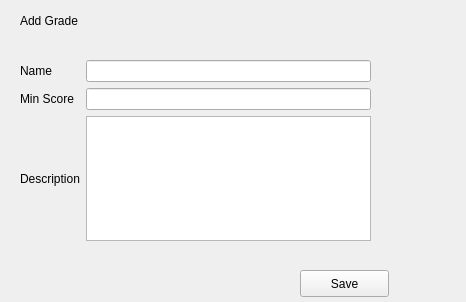
<?xml version="1.0" encoding="UTF-8"?>
<ui version="4.0">
 <class>Add_Grade</class>
 <widget class="QWidget" name="Add_Grade">
  <property name="geometry">
   <rect>
    <x>0</x>
    <y>0</y>
    <width>466</width>
    <height>302</height>
   </rect>
  </property>
  <property name="windowTitle">
   <string>Form</string>
  </property>
  <widget class="QLabel" name="label">
   <property name="geometry">
    <rect>
     <x>20</x>
     <y>10</y>
     <width>81</width>
     <height>21</height>
    </rect>
   </property>
   <property name="text">
    <string>Add Grade</string>
   </property>
  </widget>
  <widget class="QPushButton" name="pushButton">
   <property name="geometry">
    <rect>
     <x>300</x>
     <y>270</y>
     <width>89</width>
     <height>27</height>
    </rect>
   </property>
   <property name="text">
    <string>Save</string>
   </property>
  </widget>
  <widget class="QWidget" name="">
   <property name="geometry">
    <rect>
     <x>20</x>
     <y>60</y>
     <width>351</width>
     <height>181</height>
    </rect>
   </property>
   <layout class="QGridLayout" name="gridLayout">
    <item row="0" column="0">
     <widget class="QLabel" name="label_2">
      <property name="text">
       <string>Name</string>
      </property>
     </widget>
    </item>
    <item row="0" column="1">
     <widget class="QLineEdit" name="lineEdit"/>
    </item>
    <item row="1" column="0">
     <widget class="QLabel" name="label_3">
      <property name="text">
       <string>Min Score</string>
      </property>
     </widget>
    </item>
    <item row="1" column="1">
     <widget class="QLineEdit" name="lineEdit_2"/>
    </item>
    <item row="2" column="0">
     <widget class="QLabel" name="label_4">
      <property name="text">
       <string>Description</string>
      </property>
     </widget>
    </item>
    <item row="2" column="1">
     <widget class="QTextEdit" name="textEdit"/>
    </item>
   </layout>
  </widget>
 </widget>
 <resources/>
 <connections/>
</ui>
